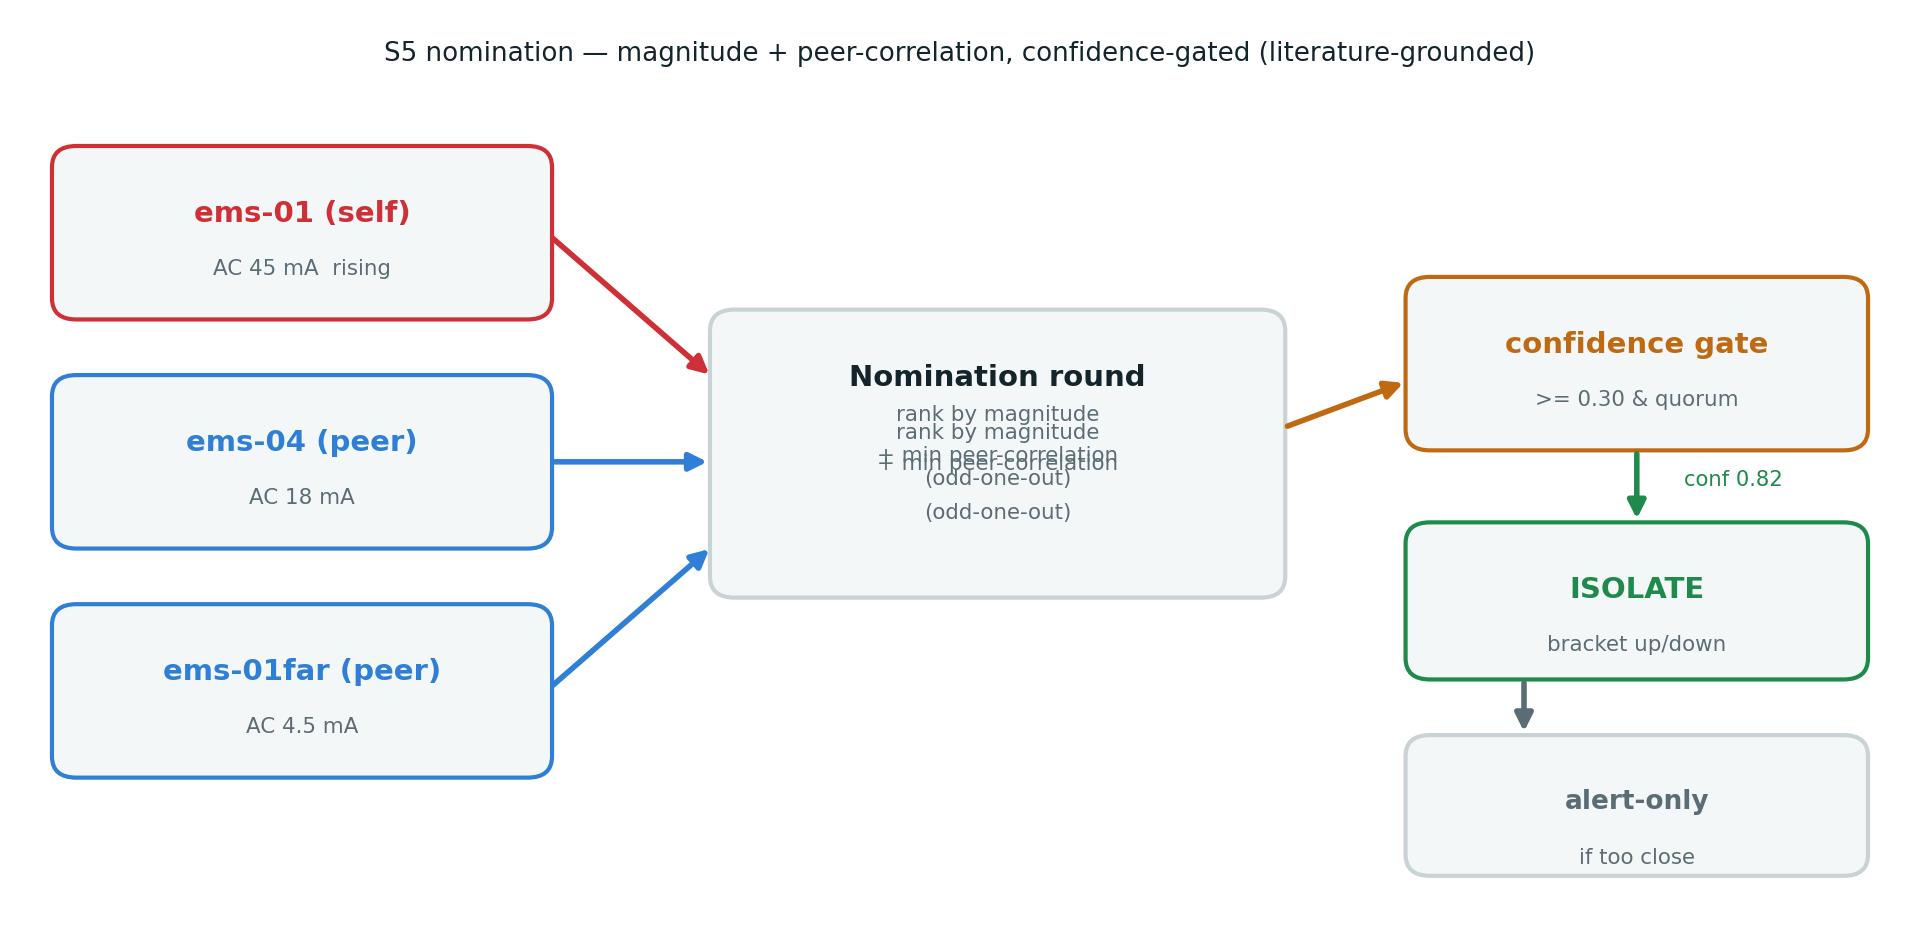

This chart was generated by the following Python code:
"""Generate the S5 nomination diagram: 3 EMS telemetry -> magnitude + peer-correlation -> gate -> action."""
import matplotlib, os
matplotlib.use("Agg")
import matplotlib.pyplot as plt
from matplotlib.patches import FancyBboxPatch, FancyArrowPatch

INK="#14242b"; MUT="#5b6d74"; BORD="#c9d3d5"; FILL="#f4f7f7"
NOM="#cf2f36"; PEER="#2f7fd6"; OK="#1f8a4c"; ACC="#bf6a12"

fig,ax=plt.subplots(figsize=(9.7,4.8)); ax.set_xlim(0,100); ax.set_ylim(0,55); ax.axis("off")

def box(x,y,w,h,title,sub="",edge=BORD,tcol=INK,fs=10.5):
    ax.add_patch(FancyBboxPatch((x,y),w,h,boxstyle="round,pad=0.3,rounding_size=1.3",
                 linewidth=1.5,edgecolor=edge,facecolor=FILL))
    ax.text(x+w/2,y+h-3.0,title,ha="center",va="top",fontsize=fs,fontweight="bold",color=tcol)
    if sub: ax.text(x+w/2,y+h-6.6,sub,ha="center",va="top",fontsize=7.7,color=MUT)

def arrow(x0,y0,x1,y1,color=INK,lw=2.0):
    ax.add_patch(FancyArrowPatch((x0,y0),(x1,y1),arrowstyle="-|>",mutation_scale=13,lw=lw,color=color,shrinkA=3,shrinkB=3))

# 3 EMS telemetry (left)
box(2,37,26,10,"ems-01 (self)","AC 45 mA  rising",edge=NOM,tcol=NOM)
box(2,23,26,10,"ems-04 (peer)","AC 18 mA",edge=PEER,tcol=PEER)
box(2,9,26,10,"ems-01far (peer)","AC 4.5 mA",edge=PEER,tcol=PEER)

# nomination
box(37,20,30,17,"Nomination round","rank by magnitude\n+ min peer-correlation\n(odd-one-out)")
# fix multiline sub manually
ax.text(52,30.5,"rank by magnitude",ha="center",fontsize=7.7,color=MUT)
ax.text(52,27.5,"+ min peer-correlation",ha="center",fontsize=7.7,color=MUT)
ax.text(52,24.5,"(odd-one-out)",ha="center",fontsize=7.7,color=MUT)

# gate
box(74,29,24,10,"confidence gate",">= 0.30 & quorum",edge=ACC,tcol=ACC)
# outcomes
box(74,15,24,9,"ISOLATE","bracket up/down",edge=OK,tcol=OK)
box(74,3,24,8,"alert-only","if too close",edge=BORD,tcol=MUT,fs=9.5)

arrow(28,42,37,33,NOM)     # self -> nomination
arrow(28,28,37,28,PEER)    # peer -> nomination
arrow(28,14,37,23,PEER)    # peer -> nomination
arrow(67,30,74,33,ACC)     # nomination -> gate
arrow(86,29,86,24,OK)      # gate -> isolate
ax.text(88.5,26.5,"conf 0.82",ha="left",fontsize=7.6,color=OK)
arrow(80,15,80,11,MUT)     # (else) -> alert

ax.text(50,52.5,"S5 nomination — magnitude + peer-correlation, confidence-gated (literature-grounded)",
        ha="center",fontsize=9.4,color=INK)
plt.tight_layout()
out=os.path.join(os.path.dirname(__file__),"s5_nomination.png")
plt.savefig(out,dpi=200,bbox_inches="tight"); print("saved",out)
